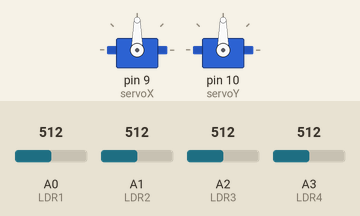
The sketch below on a simulated Arduino Uno, built with avr-gcc and run on an emulated ATmega328P. Parts: 2 × servo. Inputs (shaded band) come from the test bench; at power-on: A0 (LDR1) = 512, A3 (LDR4) = 512, A2 (LDR3) = 512, A1 (LDR2) = 512.

Above: at 1.2 s.
1.3 s: A0 (LDR1) set to 716
At 2.1 s:
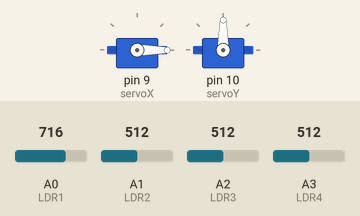
2.8 s: A3 (LDR4) set to 637
4.3 s: A3 (LDR4) set to 673
At 5.5 s:
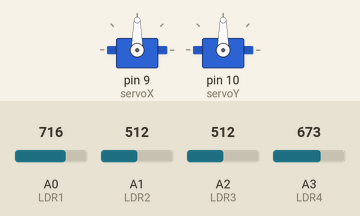
5.8 s: A2 (LDR3) set to 610
7.3 s: A2 (LDR3) set to 633
At 7.9 s:
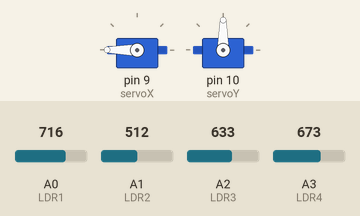
8.8 s: A1 (LDR2) set to 369
10.3 s: A1 (LDR2) set to 336
At 11.8 s:
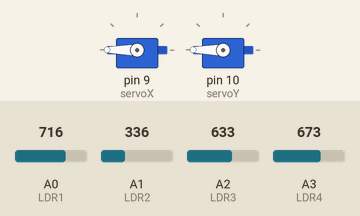
Timing chart, 0 to 12.8 s (numbered marks = the images above; inputs shaded):
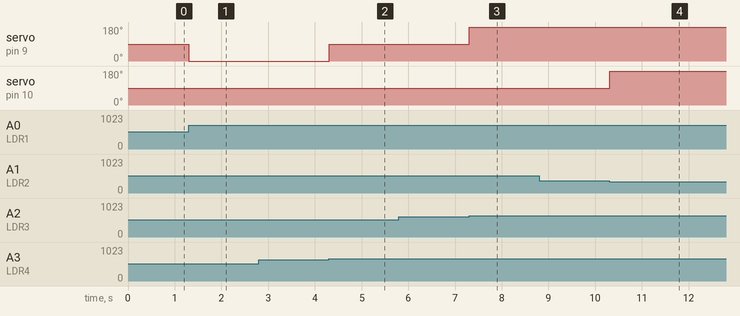

The sketch:

codes.ino
```cpp
#include <Servo.h>

Servo servoX, servoY;
int LDR1 = A0, LDR2 = A1, LDR3 = A2, LDR4 = A3;
int rRDL1 = 0, rRDL2 = 0, rRDL3 = 0, rRDL4 = 0;
int maxTop = 30, maxBot = 30, maxRight = 200, maxLeft = 200;
int angleX = 80, angleY = 0;
int clockwise = 0, stop = 90, anticlockwise = 180;

void setup() {
  // Attaching the servos to pins
  servoX.attach(9);   // MG996 servo
  servoY.attach(10);  // MG995 servo

  // Starting the serial communication
  Serial.begin(9600);
}

void loop() {
  // Reading and scaling the values from LDRs
  rRDL1 = analogRead(LDR1);
  rRDL2 = analogRead(LDR2);
  rRDL3 = analogRead(LDR3);
  rRDL4 = analogRead(LDR4);

  int avgtop = (rRDL4 + rRDL3) / 2;    //average of top LDRs
  int avgbot = (rRDL1 + rRDL2) / 2;    //average of bottom LDRs
  int avgleft = (rRDL4 + rRDL1) / 2;   //average of left LDRs
  int avgright = (rRDL3 + rRDL2) / 2;  //average of right LDRs
  int difTop = avgtop - avgbot;
  int difBot = avgbot - avgtop;
  int difRight = avgright - avgleft;
  int difLeft = avgleft - avgright;

  if (avgtop < avgbot && difBot > maxBot) {
    servoX.write(clockwise);
    delay(8);
  } else if (avgbot < avgtop && difTop > maxTop) {
    servoX.write(anticlockwise);
    delay(8);
  } else {
    servoX.write(stop);
  }

  if (avgright < avgleft && difLeft > maxLeft) {
    servoY.write(anticlockwise);
    delay(8);
  } else if (avgleft < avgright && difRight > maxRight) {
    servoY.write(clockwise);
    delay(8);
  } else {
    servoY.write(stop);
  }
}
```

Measured:
- the behaviour switches between 655 and 656 on A3 (LDR4) (found by bisection; images 1 and 2)
- the behaviour switches between 616 and 617 on A2 (LDR3) (found by bisection; images 2 and 3)
- the behaviour switches between 355 and 354 on A1 (LDR2) (found by bisection; images 3 and 4)
- after the input at 1.3 s, servo on pin 9 (servoX): 90° → 0° at once
- after the input at 2.8 s, every drawn part: stays the same
- after the input at 4.3 s, servo on pin 9 (servoX): 0° → 90° at once
- after the input at 5.8 s, every drawn part: stays the same
- after the input at 7.3 s, servo on pin 9 (servoX): 90° → 180° at once
- after the input at 8.8 s, every drawn part: stays the same
- after the input at 10.3 s, servo on pin 10 (servoY): 90° → 180° at once
